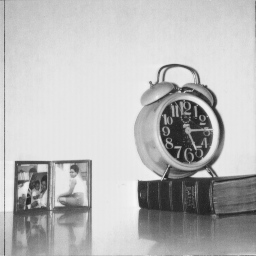
#> input picture Test_Images/5.1.12.tiff, 256 x 256 px, found by its file name
$ jupyter execute Image_Compression.ipynb   (shell and % lines are left out)
#> lines starting #> are read from the running program, lines starting #| are printed output that depends on the picture
[cell 1]
import numpy as np
import cv2
import matplotlib.pyplot as plt
import math
import warnings
from scipy import fft
warnings.filterwarnings("ignore")

[cell 2]
# Image plot
def img_plot(im):
  plt.figure(figsize=(5,5))
  plt.imshow(im,cmap='gray')
  plt.show()

# Convolution
def D_Conv(Image,Filter):
  a , b =  Filter.shape
  x , y = Image.shape
  o_x = x - a + 1
  o_y = y - b + 1
  new_I = np.zeros((o_x,o_y))
  for i in range(o_x):
    for j in range(o_y):
      new_I[i][j] = np.sum(Image[i:i+a,j:j+b]*Filter)
  return new_I

# Gaussian Function
def Gus(x,var = 0.1):
  t = (x**2)
  t = t/(2*(var**2))
  t = math.exp(-t)
  u = 2*math.pi*(2*(var**2))
  u = u**0.5
  u = (t/u)
  return u

def getgussvalue(x,h):
  t = math.exp(-(x**2)/(2*(h**2)))/(2*math.pi*(h**2))
  return t

# PSNR
def PSNR(I1,I2):
    MSE = I1 - I2
    MSE = MSE**2
    MSE = np.mean(MSE)
    p = 20*math.log10(255.0) - 10*math.log10(MSE+0.00001)
    return p

[cell 3]
path = '/content/drive/My Drive/Projects/DIP_Assignments/Test_Images/5.1.12.tiff'
im = cv2.imread(path,cv2.IMREAD_GRAYSCALE)
#> im is the input picture: shape (256, 256); min 32, max 246, mean 186
img_plot(im)
print(im.shape)
#| (256, 256)

[cell 4]
def Compression(im):
  imnew = fft.dct(im,4)
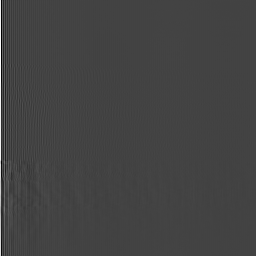
#> imnew: shape (256, 256) float64; min -25988.9, max 72784.6, mean 201.2; drawn with min black and max white
  imnew = list(imnew.flatten())
#> imnew = 65536 items
  imnew.sort()
  imnew1 = []
  for i in range(len(imnew)):
    if(imnew[i]>500):
      imnew1.append([i,imnew[i]])
#> after the loop, imnew1 = 10500 pairs, first value 55036 to 65535, second value 500 to 72784.6

  imnew2 = []
  size = int(max(imnew)//256)
#> size = 284
  for i in range(size):
    for j in range(len(imnew1)):
      if imnew1[j][1]>= (i*size) and imnew1[j][1]<=((i+1)*size):
        imnew2.append([j,i])

  return imnew1 ,imnew2

[cell 5]
imnew1 , imnew2 = Compression(im)
#> imnew2 = 10500 pairs, first value 0 to 10499, second value 1 to 256
print(len(imnew1))
#| 10500
print(len(imnew2))
#| 10500
